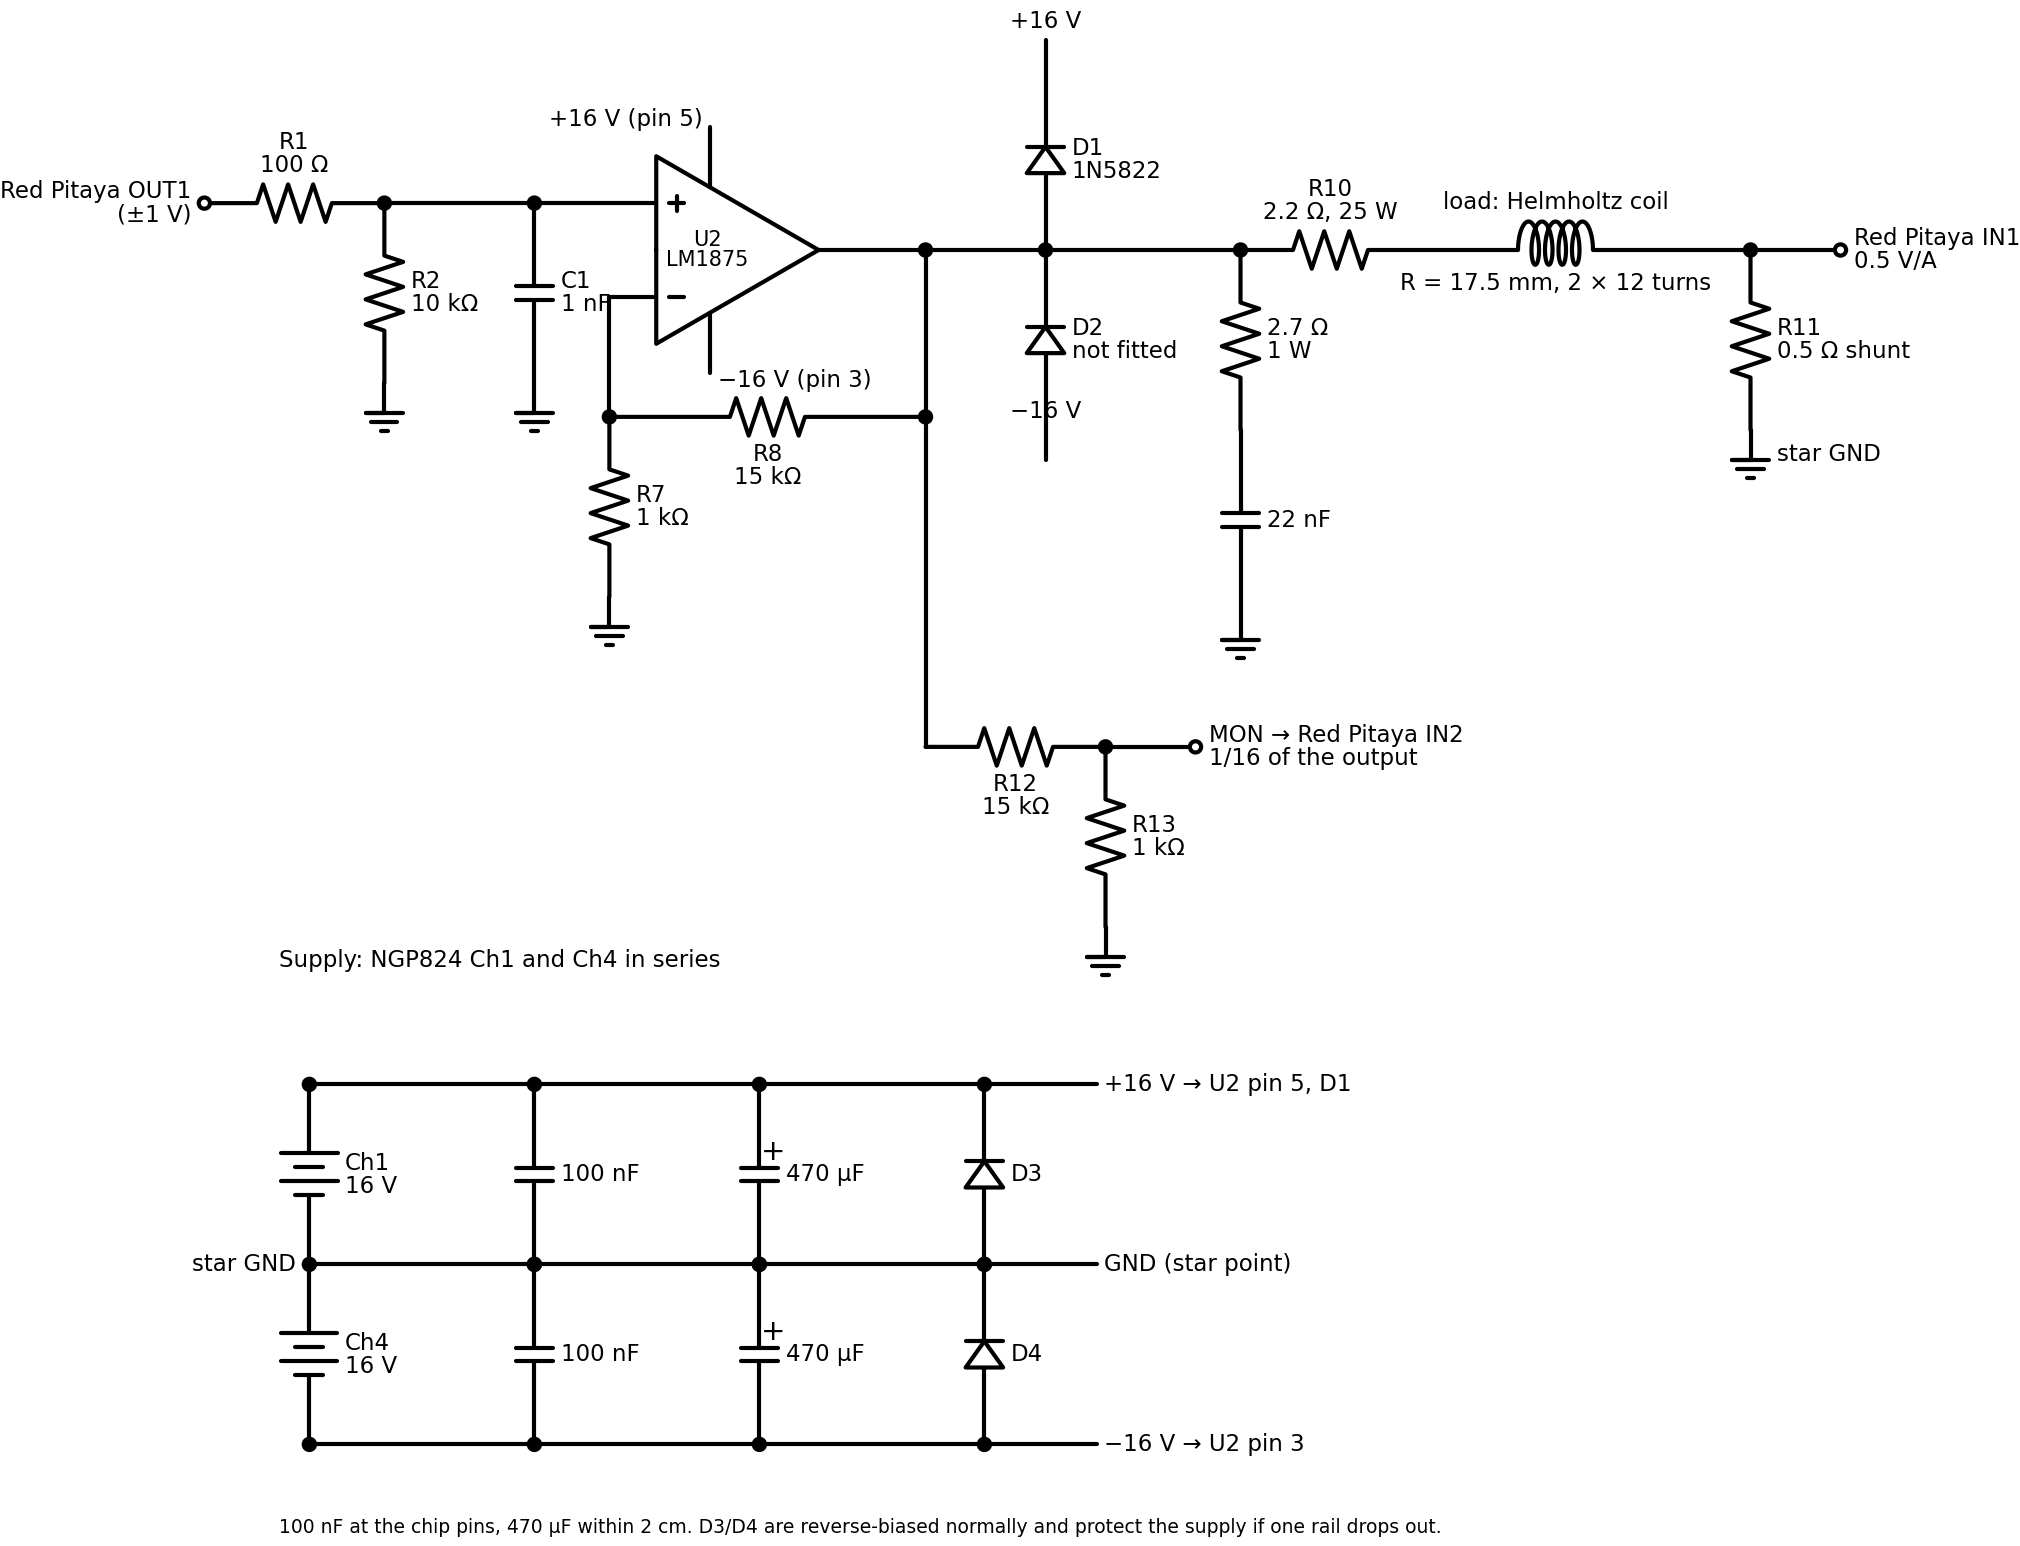

The script that drew this image:
"""Schematic of the current source as built (Nov 2026). Regenerate with
    python schematic.py            (needs schemdraw; writes schematic.svg and schematic.png)
"""
import os

import schemdraw
import schemdraw.elements as elm

HERE = os.path.dirname(os.path.abspath(__file__))


def draw(path):
    with schemdraw.Drawing(file=path, show=False, dpi=150) as d:
        d.config(fontsize=11, unit=2.4)

        # --- input filter -----------------------------------------------------------------
        elm.Dot(open=True).label('Red Pitaya OUT1\n(±1 V)', loc='left')
        elm.Resistor().right().label('R1\n100 Ω')
        a = elm.Dot()
        elm.Resistor().down().at(a.center).label('R2\n10 kΩ', loc='bottom')
        elm.Ground()
        elm.Line().right(2.0).at(a.center)
        c = elm.Dot()
        elm.Capacitor().down().at(c.center).label('C1\n1 nF', loc='bottom')
        elm.Ground()
        elm.Line().right(1.0).at(c.center)

        # --- amplifier ----------------------------------------------------------------------
        op = elm.Opamp(leads=True).flip().anchor('in2').label('U2\nLM1875', loc='center',
                                                                ofst=(-0.4, 0), fontsize=10)
        top, bot = (op.vd, op.vs) if op.vd[1] > op.vs[1] else (op.vs, op.vd)
        elm.Line().up(0.8).at(top)
        elm.Label().label('+16 V (pin 5)', loc='top')
        elm.Line().down(0.8).at(bot)
        elm.Label().label('−16 V (pin 3)', loc='bottom')

        # feedback divider below the amplifier
        elm.Line().down(1.6).at(op.in1)
        fb = elm.Dot()
        elm.Resistor().down().at(fb.center).label('R7\n1 kΩ', loc='bottom')
        elm.Ground()

        # --- output node, protection --------------------------------------------------------
        elm.Line().right(0.8).at(op.out)
        o1 = elm.Dot()
        elm.Line().right(1.6)
        o2 = elm.Dot()
        elm.Diode().up().at(o2.center).label('D1\n1N5822', loc='bottom')
        elm.Line().up(0.4).label('+16 V', loc='right')
        elm.Diode().down().at(o2.center).reverse().label('D2\nnot fitted', loc='bottom')
        elm.Line().down(0.4).label('−16 V', loc='right')
        elm.Line().right(2.6).at(o2.center)
        o3 = elm.Dot()
        elm.Resistor().down().at(o3.center).label('2.7 Ω\n1 W', loc='bottom')
        elm.Capacitor().down().label('22 nF', loc='bottom')
        elm.Ground()

        # --- load path ------------------------------------------------------------------------
        elm.Resistor().right().at(o3.center).label('R10\n2.2 Ω, 25 W')
        elm.Line().right(0.6)
        elm.Inductor2(loops=4).right().label('load: Helmholtz coil', loc='top').label(
            'R = 17.5 mm, 2 × 12 turns', loc='bottom')
        elm.Line().right(1.4)
        s = elm.Dot()
        elm.Line().right(1.2)
        elm.Dot(open=True).label('Red Pitaya IN1\n0.5 V/A', loc='right')
        elm.Resistor().down().at(s.center).label('R11\n0.5 Ω shunt', loc='bottom')
        elm.Ground().label('star GND', loc='right')

        # --- feedback resistor and MON divider from the output node ---------------------------
        elm.Line().down().at(o1.center).toy(fb.center)
        o1b = elm.Dot()
        elm.Resistor().left().at(o1b.center).tox(fb.center).label('R8\n15 kΩ', loc='bottom')
        elm.Line().down(4.4).at(o1b.center)
        elm.Resistor().right().label('R12\n15 kΩ', loc='bottom')
        m = elm.Dot()
        elm.Line().right(1.2)
        elm.Dot(open=True).label('MON → Red Pitaya IN2\n1/16 of the output', loc='right')
        elm.Resistor().down().at(m.center).label('R13\n1 kΩ', loc='bottom')
        elm.Ground()

        # --- supply -----------------------------------------------------------------------------
        x0, y0 = a.center[0] - 1.0, m.center[1] - 4.5
        elm.Label().at((x0 - 0.5, y0 + 1.6)).label('Supply: NGP824 Ch1 and Ch4 in series',
                                                   loc='right', halign='left')
        top_rail = elm.Dot().at((x0, y0))
        elm.Battery().down().label('Ch1\n16 V', loc='bottom')
        g = elm.Dot().label('star GND', loc='left')
        elm.Battery().down().label('Ch4\n16 V', loc='bottom')
        bot_rail = elm.Dot()
        xs = [x0 + 3.0, x0 + 6.0, x0 + 9.0]
        for (x0_, x1_) in ((x0, xs[0]), (xs[0], xs[1]), (xs[1], xs[2])):
            elm.Line().at((x0_, top_rail.center[1])).to((x1_, top_rail.center[1]))
            elm.Line().at((x0_, g.center[1])).to((x1_, g.center[1]))
            elm.Line().at((x0_, bot_rail.center[1])).to((x1_, bot_rail.center[1]))
        for x, part in zip(xs, ('100n', '470u', 'diode')):
            for y_a, y_b in ((top_rail.center[1], g.center[1]), (g.center[1], bot_rail.center[1])):
                if part == '100n':
                    elm.Capacitor().at((x, y_a)).to((x, y_b)).label('100 nF', loc='bottom')
                elif part == '470u':
                    elm.Capacitor(polar=True).at((x, y_a)).to((x, y_b)).label('470 µF', loc='bottom')
                else:
                    elm.Diode().at((x, y_b)).to((x, y_a)).label(
                        'D3' if y_a == top_rail.center[1] else 'D4', loc='bottom')
                elm.Dot().at((x, y_a))
                elm.Dot().at((x, y_b))
        elm.Line().right(1.5).at((xs[2], top_rail.center[1])).label('+16 V → U2 pin 5, D1', loc='right')
        elm.Line().right(1.5).at((xs[2], g.center[1])).label('GND (star point)', loc='right')
        elm.Line().right(1.5).at((xs[2], bot_rail.center[1])).label('−16 V → U2 pin 3', loc='right')
        elm.Label().at((x0 - 0.5, bot_rail.center[1] - 1.2)).label(
            '100 nF at the chip pins, 470 µF within 2 cm. D3/D4 are reverse-biased normally and '
            'protect the supply if one rail drops out.', loc='right', halign='left', fontsize=9)


if __name__ == '__main__':
    for ext in ('svg', 'png'):
        draw(os.path.join(HERE, f'schematic.{ext}'))
